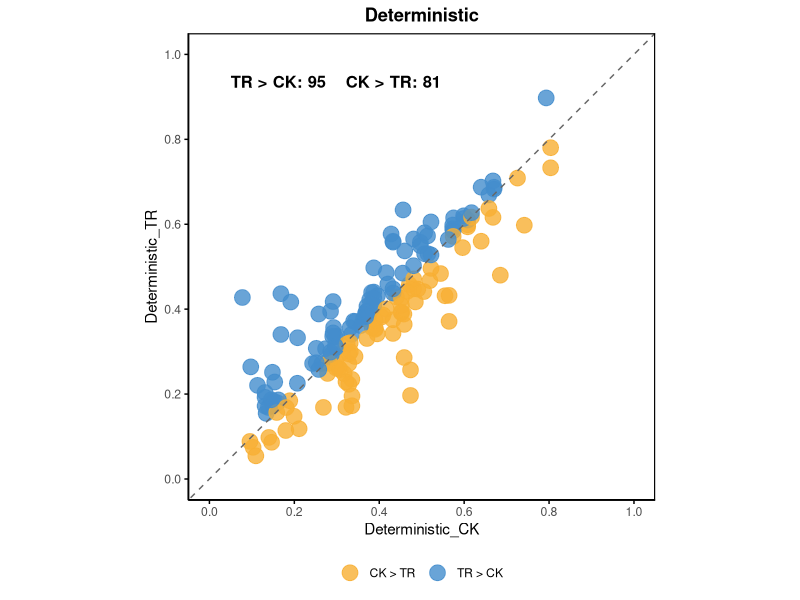
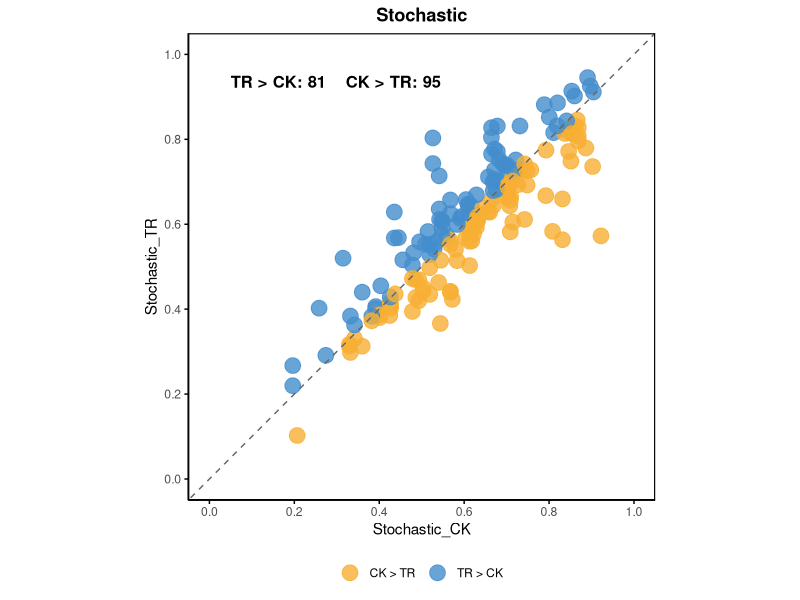
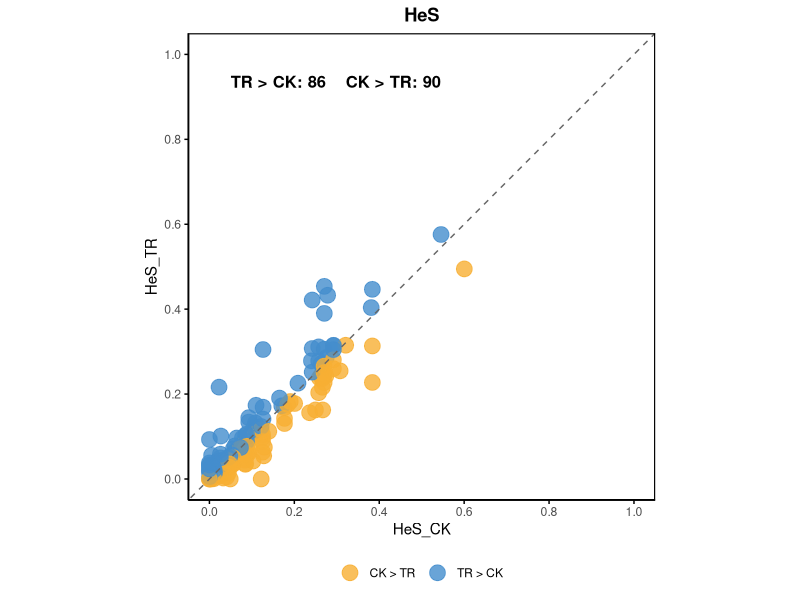
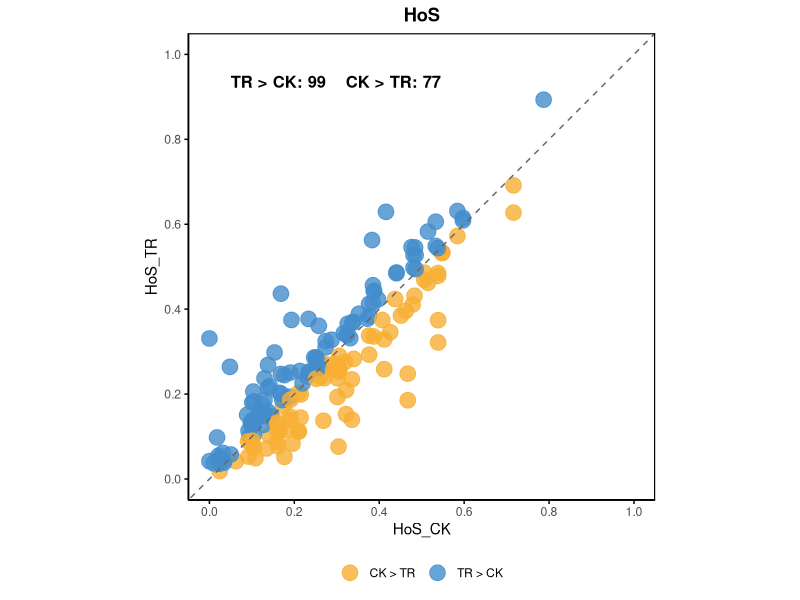
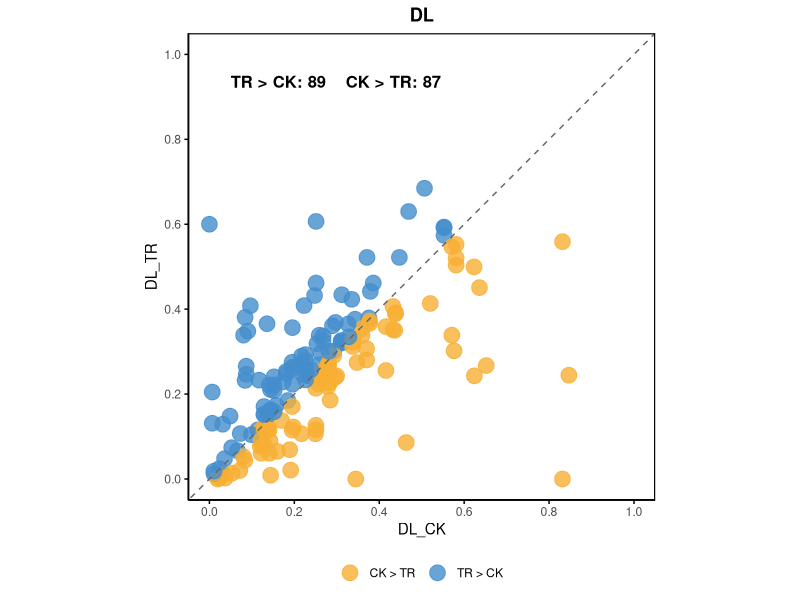
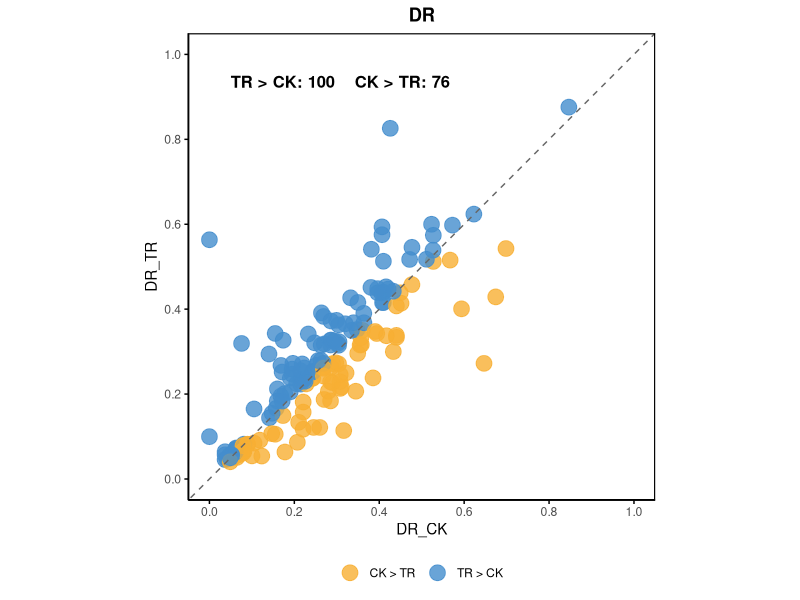
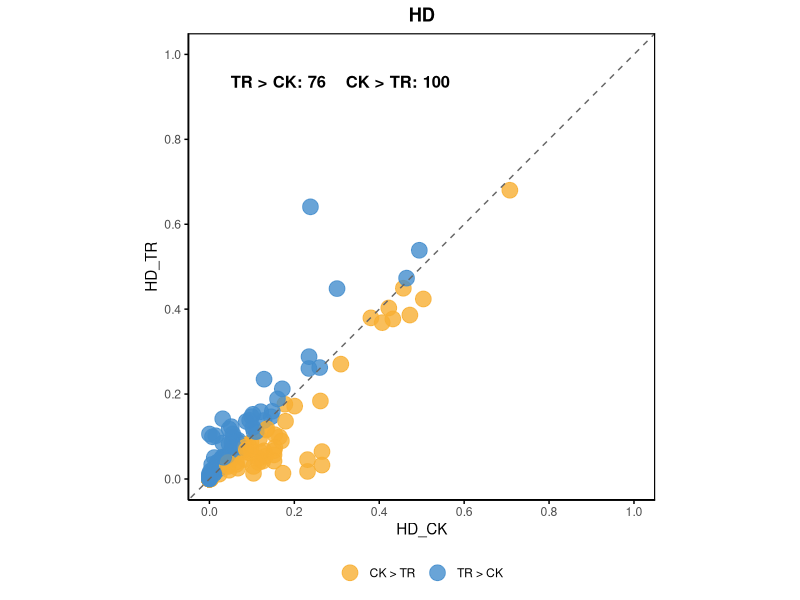

Write R code to recreate these figures, in order.
library(ggplot2)
library(cowplot)

# 
df <- read.delim("Bacteria_Relative importance.txt",
                 header = TRUE,
                 sep = "\t",
                 check.names = FALSE)

# 
processes <- c("Deterministic", "Stochastic", "HeS", "HoS", "DL", "DR", "HD")

dir.create("Scatter_process_plots", showWarnings = FALSE)

plot_one_process <- function(proc){
  
  ck_col <- paste0(proc, "_CK")
  tr_col <- paste0(proc, "_TR")
  
  plot_df <- df[, c(ck_col, tr_col)]
  colnames(plot_df) <- c("CK", "TR")
  plot_df <- na.omit(plot_df)
  
  plot_df$Group <- ifelse(plot_df$TR > plot_df$CK,
                          "TR > CK",
                          "CK > TR")
  
  group_counts <- table(plot_df$Group)
  
  n_tr <- ifelse("TR > CK" %in% names(group_counts),
                 as.integer(group_counts["TR > CK"]), 0)
  n_ck <- ifelse("CK > TR" %in% names(group_counts),
                 as.integer(group_counts["CK > TR"]), 0)
  
  annotation_text <- paste0("TR > CK: ", n_tr,
                            "    CK > TR: ", n_ck)
  
  p <- ggplot(plot_df, aes(x = CK, y = TR, color = Group)) +
    geom_point(size = 5, alpha = 0.8) +
    geom_abline(slope = 1, intercept = 0,
                linetype = "dashed", color = "grey40") +
    scale_x_continuous(limits = c(0, 1),
                       breaks = seq(0, 1, 0.2)) +
    scale_y_continuous(limits = c(0, 1),
                       breaks = seq(0, 1, 0.2)) +
    scale_color_manual(values = c(
      "TR > CK" = "#448DCD",
      "CK > TR" = "#F7AF34"
    )) +
    labs(x = paste0(proc, "_CK"),
         y = paste0(proc, "_TR"),
         color = NULL,
         title = proc) +
    annotate("text",
             x = 0.05, y = 0.95,
             label = annotation_text,
             hjust = 0, vjust = 1,
             size = 4.2,
             fontface = "bold") +
    coord_fixed() +
    theme_minimal() +
    theme(
      plot.title = element_text(hjust = 0.5, face = "bold"),
      legend.position = "bottom",
      panel.border = element_rect(colour = "black", fill = NA, linewidth = 0.8),
      axis.line = element_line(colour = "black"),
      axis.ticks = element_line(color = "black", linewidth = 0.5),
      panel.grid.major = element_blank(),
      panel.grid.minor = element_blank()
    )
  
  ggsave(filename = paste0("Scatter_process_plots/Bacteria_", proc, "_Scatter.pdf"),
         plot = ggdraw(p),
         width = 6,
         height = 6,
         units = "in")
  
  return(p)
}

plot_list <- lapply(processes, plot_one_process)
